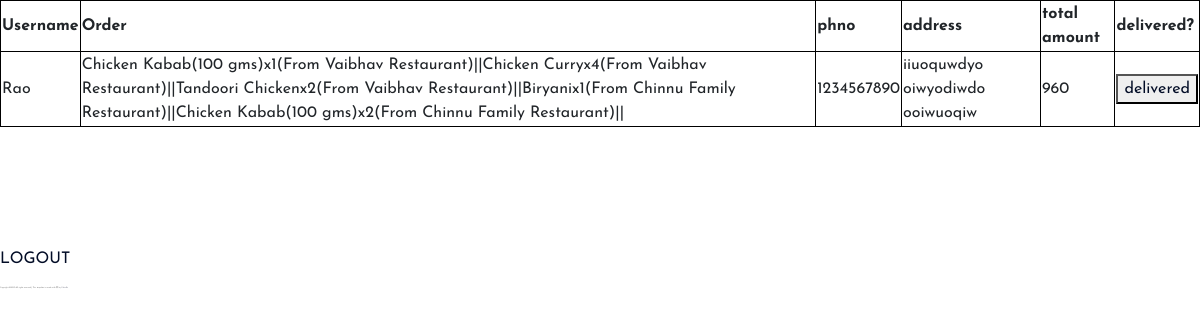
The page /users/admin-orders on the database its author committed.
### users/models.py (models this page shows)
class CurrentOrders(models.Model):
    username=models.CharField(max_length=30)
    phno=models.CharField(max_length=15)
    address=models.CharField(max_length=300)
    items=models.CharField(max_length=500)
    rest_name=models.CharField(max_length=100)
    total_amount=models.IntegerField()

### users/views.py (the view)
# urls.py: path('admin-orders',views.admin_view),
def admin_view(request):
    orders=CurrentOrders.objects.all()
    for i in orders:
        if i.total_amount==0:
            i.delete()
    return render(request,'admin_view.html',{'orders':orders})

### templates/admin_view.html (shortened to what this page needs)
<!doctype html>
<html class="no-js" lang="zxx">
<head>
    <link rel="stylesheet" href="/static/css/bootstrap.min.css">
    <link rel="stylesheet" href="/static/css/owl.carousel.min.css">
    <link rel="stylesheet" href="/static/css/magnific-popup.css">
    <link rel="stylesheet" href="/static/css/font-awesome.min.css">
    <link rel="stylesheet" href="/static/css/themify-icons.css">
    <link rel="stylesheet" href="/static/css/nice-select.css">
    <link rel="stylesheet" href="/static/css/flaticon.css">
    <link rel="stylesheet" href="/static/css/animate.css">
    <link rel="stylesheet" href="/static/css/slicknav.css">
    <link rel="stylesheet" href="/static/css/style.css">
</head>
<body>
    <table style="width: 100%;">
        <tr>
            <th>Username</th>
            <th>Order</th>
            <th>phno</th>
            <th>address</th>
            <th>total amount</th>
            <th>delivered?</th>
        </tr>
        {% for i in orders %}
            <tr>
                <td>{{i.username}}<br></td>
                <td>{{i.items}}<br></td>
                <td>{{i.phno}}<br></td>
                <td>{{i.address}}<br></td>
                <td>{{i.total_amount}}<br></td>
                <td><a href="/users/delivered/{{i.id}}"><button>delivered</button></a></td>
            </tr>
        {% endfor %}
    </table>
    <br><br><br><br><br><a href="/users/logout">LOGOUT</a>
    <footer class="footer_area footer-bg " style="height: 10px; background:white">
        <div class="copyright">
                <p class="footer-text" style="font-size: 2px; color:black">
Copyright &copy;<script>document.write(new Date().getFullYear());</script> All rights reserved | This template is made with <i class="fa fa-heart-o" aria-hidden="true"></i> by <a href="https://colorlib.com" target="_blank">Colorlib</a>
</p>
        </div>
</footer>
</body>
</html>

### templates/admin_view.html (style rules this page uses)
table,th,td { border: 1px solid black; border-collapse: collapse; }

### rows shown on the page
CurrentOrders: username "Rao", items "Chicken Kabab(100 gms)x1(From Vaibhav Restaurant)||Chicken Curryx4(From Vaibhav Restaurant)||Tandoori Chickenx2(From Vaibhav Restaurant)||Biryanix1(From Chinnu Family Restaurant)||Chicken Kabab(100 gms)x2(From Chinnu Family Restaurant)||", phno "1234567890", address "iiuoquwdyo oiwyodiwdo ooiwuoqiw", total_amount "960"
